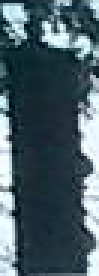
#> input picture data/PVTL_dataset/train/others/1bMLbauZRH1U2aKGiO3Cjw-001.png, 33 x 92 px (shown 3 times larger); its folder holds 3 pictures in this run
$ python resize.py
#> lines starting #> are read from the running program, lines starting #| are printed output that depends on the picture; pictures that were not available may be replaced by others from this repository, and a replacement may not be noted
import os
import cv2 # OpenCV lib for image manipulation

RAW_ROOT = "../data/PVTL_dataset/"
PCD_ROOT = "../data/processed/"
TRAIN_PATH = "train/"
VAL_PATH = "val/"

def get_image_names(path_type):
    return [f"{path_type}{img_class}/{image}" for img_class in os.listdir(path_type) for image in os.listdir(f"{path_type}{img_class}")]

def get_sizes(images):
    widths, heights = [], []
    for image in images:
        img = cv2.imread(image, cv2.IMREAD_UNCHANGED)
#> img is the input picture: shape (92, 33, 3); mean B, G, R 101.3, 92.7, 72.5
        widths.append(img.shape[1])
        heights.append(img.shape[0])
#> pass 2 of the loop in get_sizes, `for image in images:`:
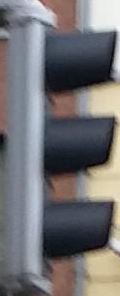
#> input picture data/PVTL_dataset/train/others/BuNbDkBVMntr2eo_ZqUO3g-003.png, 120 x 296 px
#> in get_sizes, img is the input picture: shape (296, 120, 3); mean B, G, R 115.7, 113.6, 114.6
#> pass 3 of the loop in get_sizes, `for image in images:`:
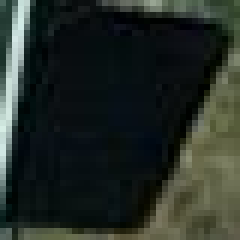
#> input picture data/PVTL_dataset/train/others/D2LPtFhgAop4H9UNPCTbsg-006.png, 40 x 40 px (shown 6 times larger)
#> in get_sizes, img is the input picture: shape (40, 40, 3); mean B, G, R 38.8, 44.5, 37.1
#> the loop made 5 passes; the first 3 are shown
    return widths, heights

def resize_and_pad_images(images, w_target, h_target):
#> called with w_target = 224, h_target = 224
    for image in images:
        # Image
        img = cv2.imread(image, cv2.IMREAD_UNCHANGED)

        # Getting minimum ratio (to maintain image format)
        ratio_w = w_target / img.shape[1]
#> ratio_w = 6.79
        ratio_h = h_target / img.shape[0]
#> ratio_h = 2.43
        desired_ratio = min(ratio_w, ratio_h)
#> desired_ratio = 2.43

        # Resizing
        desired_size = [int(desired_ratio * img.shape[0]), int(desired_ratio * img.shape[1])]
#> desired_size = [224, 80]
        resized = cv2.resize(img, (desired_size[1], desired_size[0]))
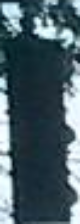
#> resized: shape (224, 80, 3); mean B, G, R 101.2, 92.6, 72.4

        # Padding and Centering Image
        delta_w = w_target - desired_size[1]
#> delta_w = 144
        delta_h = h_target - desired_size[0]
#> delta_h = 0
        top, bottom = delta_h // 2, delta_h - (delta_h // 2)
#> top = 0; bottom = 0
        left, right = delta_w // 2, delta_w - (delta_w // 2)
#> left = 72; right = 72
        padded = cv2.copyMakeBorder(resized, top, bottom, left, right, cv2.BORDER_CONSTANT, value=[0,0,0])
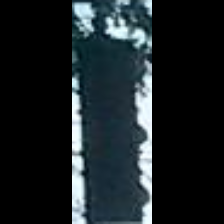
#> padded: shape (224, 224, 3); mean B, G, R 36.1, 33.1, 25.9

        # Writing Image to Processed Path
        cv2.imwrite(PCD_ROOT + image[len(RAW_ROOT):], padded)
#> pass 2 of the loop in resize_and_pad_images, `for image in images:`:
#> resized: shape (224, 90, 3)
#> in resize_and_pad_images, `padded = cv2.copyMakeBorder(resized, top, bottom, left, right, cv2.BOR..`:
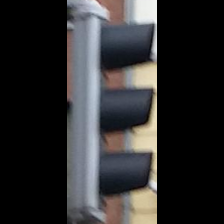
#> padded: shape (224, 224, 3); mean B, G, R 46.4, 45.6, 46
#> pass 3 of the loop in resize_and_pad_images, `for image in images:`:
#> in resize_and_pad_images, `resized = cv2.resize(img, (desired_size[1], desired_size[0]))`:
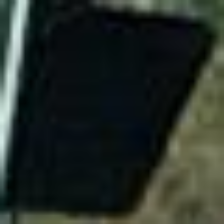
#> resized: shape (224, 224, 3); mean B, G, R 38.7, 44.4, 37
#> the loop made 5 passes; the first 3 are shown

if __name__ == "__main__":
    # Getting Training and Validation Images
    train_images = get_image_names(RAW_ROOT + TRAIN_PATH)
    validation_images = get_image_names(RAW_ROOT + VAL_PATH)
    total_images = train_images + validation_images

    # Getting Maximum sizes
    widths, heights = get_sizes(total_images)
    w_max, h_max = max(widths), max(heights)

    w_max, h_max = 224, 224 # Hardcoded

    # Resizing and Padding Images to maximum Width and Height, maintaining picture ratio
    resize_and_pad_images(total_images, w_max, h_max)
    print(f"Resized and Padded Images to w,h = ({w_max}, {h_max})") # (388, 884)
